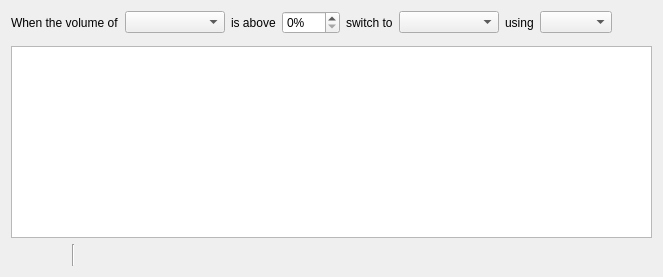
     <widget class="QWidget" name="audioTab">
      <attribute name="title">
       <string>Audio</string>
      </attribute>
      <layout class="QVBoxLayout" name="verticalLayout_9">
       <item>
        <layout class="QVBoxLayout" name="audioControlLayout">
         <item>
          <layout class="QHBoxLayout" name="horizontalLayout_52">
           <item>
            <widget class="QLabel" name="label_66">
             <property name="text">
              <string>When the volume of</string>
             </property>
            </widget>
           </item>
           <item>
            <widget class="QComboBox" name="audioSources">
             <property name="sizePolicy">
              <sizepolicy hsizetype="Maximum" vsizetype="Fixed">
               <horstretch>0</horstretch>
               <verstretch>0</verstretch>
              </sizepolicy>
             </property>
             <property name="minimumSize">
              <size>
               <width>100</width>
               <height>0</height>
              </size>
             </property>
            </widget>
           </item>
           <item>
            <widget class="QLabel" name="label_67">
             <property name="text">
              <string>is above</string>
             </property>
            </widget>
           </item>
           <item>
            <widget class="QSpinBox" name="audioVolumeThreshold">
             <property name="suffix">
              <string>%</string>
             </property>
             <property name="maximum">
              <number>100</number>
             </property>
            </widget>
           </item>
           <item>
            <widget class="QLabel" name="label_68">
             <property name="text">
              <string>switch to</string>
             </property>
            </widget>
           </item>
           <item>
            <widget class="QComboBox" name="audioScenes">
             <property name="sizePolicy">
              <sizepolicy hsizetype="Maximum" vsizetype="Fixed">
               <horstretch>0</horstretch>
               <verstretch>0</verstretch>
              </sizepolicy>
             </property>
             <property name="minimumSize">
              <size>
               <width>100</width>
               <height>0</height>
              </size>
             </property>
            </widget>
           </item>
           <item>
            <widget class="QLabel" name="label_69">
             <property name="text">
              <string>using</string>
             </property>
            </widget>
           </item>
           <item>
            <widget class="QComboBox" name="audioTransitions"/>
           </item>
           <item>
            <spacer name="horizontalSpacer_54">
             <property name="orientation">
              <enum>Qt::Horizontal</enum>
             </property>
             <property name="sizeHint" stdset="0">
              <size>
               <width>40</width>
               <height>20</height>
              </size>
             </property>
            </spacer>
           </item>
          </layout>
         </item>
         <item>
          <widget class="QWidget" name="audioPlaceholder" native="true"/>
         </item>
        </layout>
       </item>
       <item>
        <widget class="QListWidget" name="audioSwitches">
         <property name="sizePolicy">
          <sizepolicy hsizetype="Expanding" vsizetype="Expanding">
           <horstretch>0</horstretch>
           <verstretch>0</verstretch>
          </sizepolicy>
         </property>
         <property name="sortingEnabled">
          <bool>false</bool>
         </property>
        </widget>
       </item>
       <item>
        <layout class="QHBoxLayout" name="horizontalLayout_53">
         <item>
          <widget class="QPushButton" name="audioAdd">
           <property name="maximumSize">
            <size>
             <width>22</width>
             <height>22</height>
            </size>
           </property>
           <property name="flat">
            <bool>true</bool>
           </property>
           <property name="themeID" stdset="0">
            <string notr="true">addIconSmall</string>
           </property>
          </widget>
         </item>
         <item>
          <widget class="QPushButton" name="audioRemove">
           <property name="maximumSize">
            <size>
             <width>22</width>
             <height>22</height>
            </size>
           </property>
           <property name="flat">
            <bool>true</bool>
           </property>
           <property name="themeID" stdset="0">
            <string notr="true">removeIconSmall</string>
           </property>
          </widget>
         </item>
         <item>
          <spacer name="horizontalSpacer_114">
           <property name="orientation">
            <enum>Qt::Horizontal</enum>
           </property>
           <property name="sizeType">
            <enum>QSizePolicy::Fixed</enum>
           </property>
           <property name="sizeHint" stdset="0">
            <size>
             <width>5</width>
             <height>20</height>
            </size>
           </property>
          </spacer>
         </item>
         <item>
          <widget class="Line" name="line_38">
           <property name="orientation">
            <enum>Qt::Vertical</enum>
           </property>
          </widget>
         </item>
         <item>
          <spacer name="horizontalSpacer_115">
           <property name="orientation">
            <enum>Qt::Horizontal</enum>
           </property>
           <property name="sizeType">
            <enum>QSizePolicy::Fixed</enum>
           </property>
           <property name="sizeHint" stdset="0">
            <size>
             <width>5</width>
             <height>20</height>
            </size>
           </property>
          </spacer>
         </item>
         <item>
          <widget class="QPushButton" name="audioUp">
           <property name="maximumSize">
            <size>
             <width>22</width>
             <height>22</height>
            </size>
           </property>
           <property name="text">
            <string/>
           </property>
           <property name="icon">
            <iconset>
             <normaloff>../../../forms/images/up.svg</normaloff>../../../forms/images/up.svg</iconset>
           </property>
           <property name="flat">
            <bool>true</bool>
           </property>
           <property name="themeID" stdset="0">
            <string>upArrowIconSmall</string>
           </property>
          </widget>
         </item>
         <item>
          <widget class="QPushButton" name="audioDown">
           <property name="maximumSize">
            <size>
             <width>22</width>
             <height>22</height>
            </size>
           </property>
           <property name="text">
            <string/>
           </property>
           <property name="icon">
            <iconset>
             <normaloff>../../../forms/images/down.svg</normaloff>../../../forms/images/down.svg</iconset>
           </property>
           <property name="flat">
            <bool>true</bool>
           </property>
           <property name="themeID" stdset="0">
            <string>downArrowIconSmall</string>
           </property>
          </widget>
         </item>
         <item>
          <spacer name="horizontalSpacer_56">
           <property name="orientation">
            <enum>Qt::Horizontal</enum>
           </property>
           <property name="sizeHint" stdset="0">
            <size>
             <width>40</width>
             <height>20</height>
            </size>
           </property>
          </spacer>
         </item>
        </layout>
       </item>
      </layout>
     </widget>
